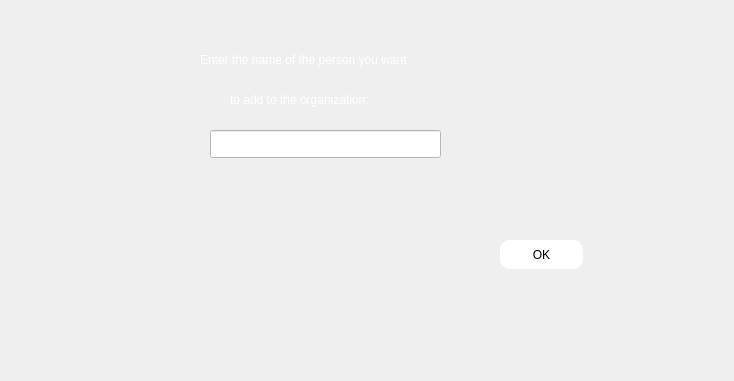
<?xml version="1.0" encoding="UTF-8"?>
<ui version="4.0">
 <class>add_people</class>
 <widget class="QWidget" name="add_people">
  <property name="geometry">
   <rect>
    <x>0</x>
    <y>0</y>
    <width>734</width>
    <height>381</height>
   </rect>
  </property>
  <property name="windowTitle">
   <string>Form</string>
  </property>
  <widget class="QLabel" name="label_2">
   <property name="geometry">
    <rect>
     <x>230</x>
     <y>90</y>
     <width>191</width>
     <height>20</height>
    </rect>
   </property>
   <property name="styleSheet">
    <string notr="true">#label_2
{
color:white;
}</string>
   </property>
   <property name="text">
    <string>to add to the organization:</string>
   </property>
  </widget>
  <widget class="QLineEdit" name="led_addPepole">
   <property name="geometry">
    <rect>
     <x>210</x>
     <y>130</y>
     <width>231</width>
     <height>28</height>
    </rect>
   </property>
   <property name="styleSheet">
    <string notr="true">#led_addPepole
{
background-color:white;
}</string>
   </property>
  </widget>
  <widget class="QPushButton" name="pbn_addPepole">
   <property name="geometry">
    <rect>
     <x>500</x>
     <y>240</y>
     <width>83</width>
     <height>29</height>
    </rect>
   </property>
   <property name="styleSheet">
    <string notr="true">#pbn_addPepole:hover
{
background-color:white;
order:1px solidgreen; 
}
#pbn_addPepole
{
background-color:white;
border-radius:10px;
}</string>
   </property>
   <property name="text">
    <string>OK</string>
   </property>
  </widget>
  <widget class="QLabel" name="label">
   <property name="geometry">
    <rect>
     <x>200</x>
     <y>50</y>
     <width>271</width>
     <height>20</height>
    </rect>
   </property>
   <property name="styleSheet">
    <string notr="true">#label
{
color:white;
}</string>
   </property>
   <property name="text">
    <string>Enter the name of the person you want</string>
   </property>
  </widget>
 </widget>
 <resources/>
 <connections/>
</ui>
